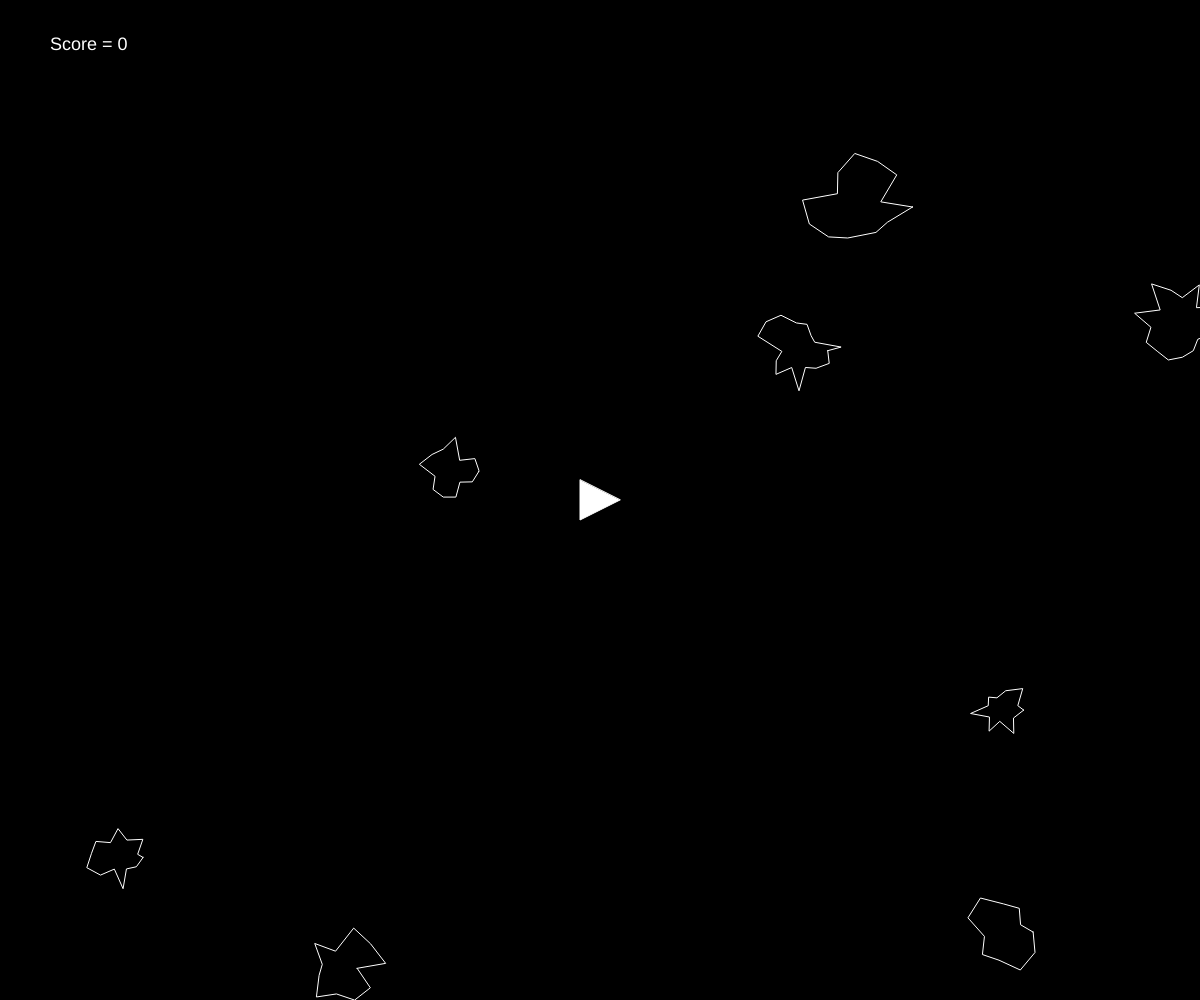
Frame 1 (no input)
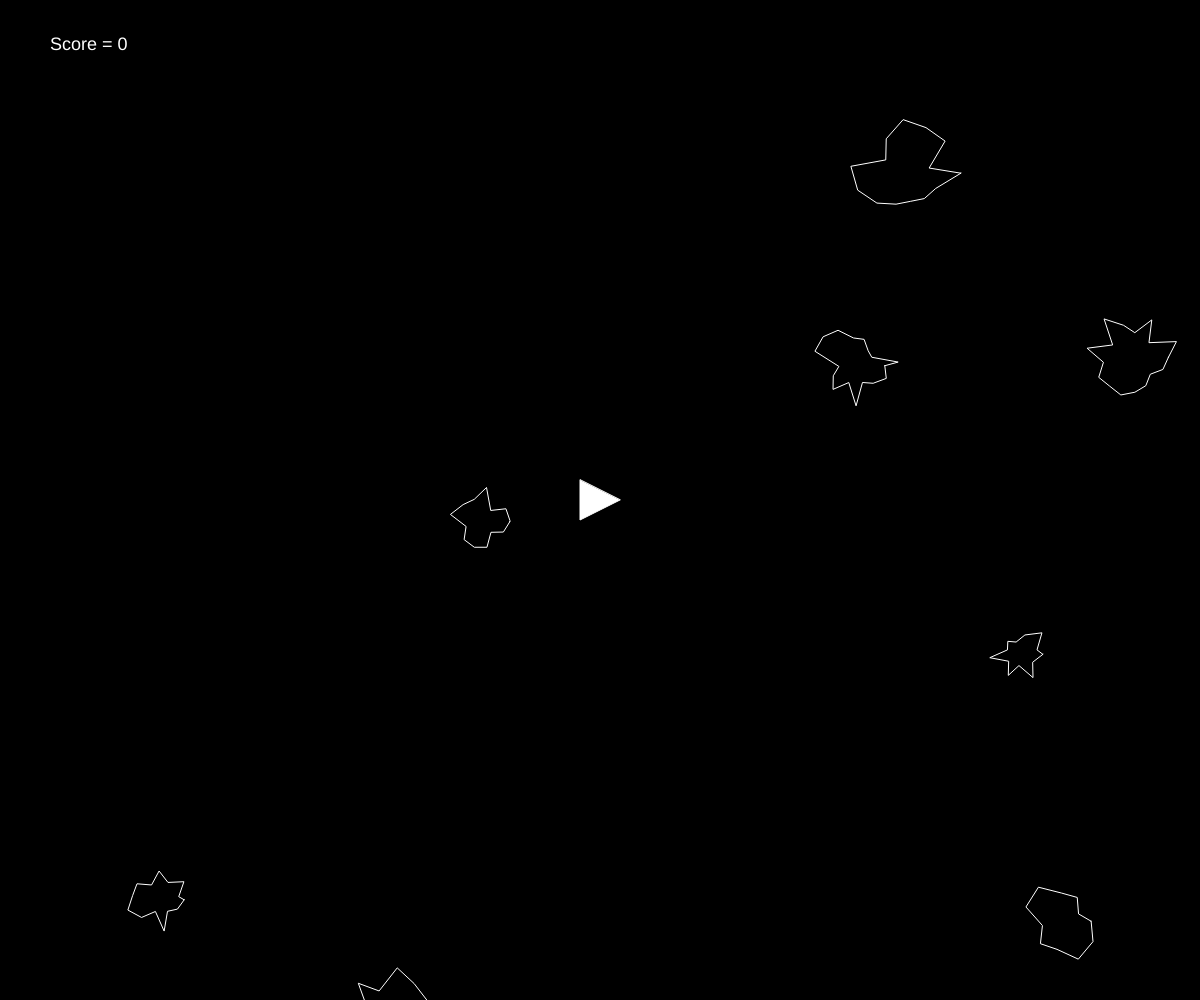
Frame 60 (no input)
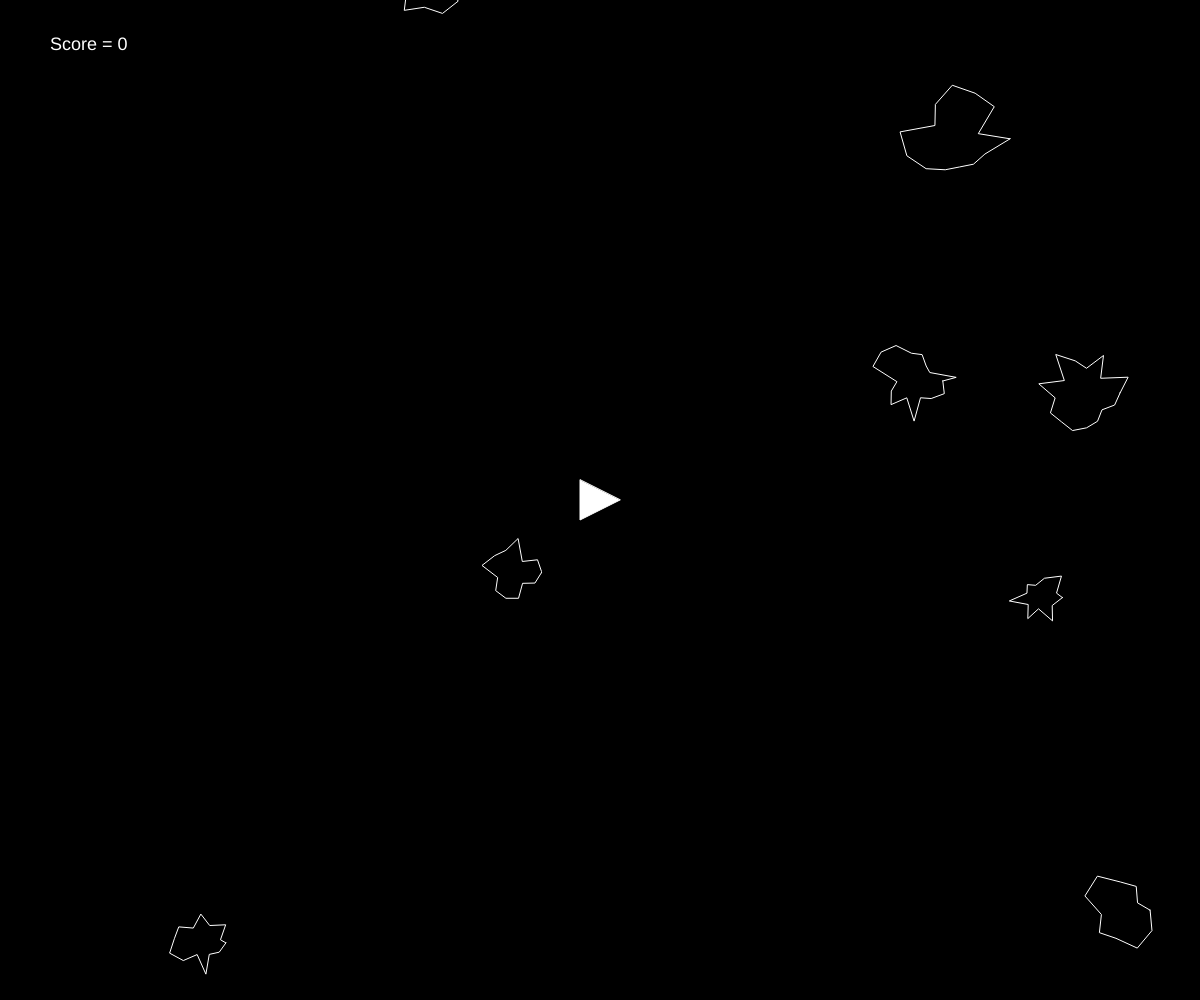
Frame 120 (the mouse pressed at the canvas centre since frame 60)

The p5.js sketch that drew these frames (run headless with seeded random() and noise() and a simulated clock; from frame 60 on, the mouse is pressed at the canvas centre):

// p5.js sketch
// ── sketch.js
var ship;
var asteroids = [];
var lasers = [];
var score = 0;

function setup() {
  createCanvas(windowWidth, windowHeight);
  ship = new Ship();
  for (var i = 0; i < 8; i++) {
    asteroids.push(new Asteroid());
  }
}

function draw() { //showing the playspace
  background(0);

  for (var i = 0; i < asteroids.length; i++) {
    if (ship.hits(asteroids[i])) {
      console.log('ooops!'); 

    }
    asteroids[i].render();
    asteroids[i].update();
    asteroids[i].edges();


  }

  for (var i = lasers.length - 1; i >= 0; i--) {
    lasers[i].render();
    lasers[i].update();
    if (lasers[i].offscreen()) {
      lasers.splice(i, 1);
    } else {
      for (var j = asteroids.length - 1; j >= 0; j--) { //what happens if laser makes contact with asteroid. Both scoring in line 40 and breaking of asteroids
        if (lasers[i].hits(asteroids[j])) {
          if (asteroids[j].r > 10) {
            var newAsteroids = asteroids[j].breakup();
            asteroids = asteroids.concat(newAsteroids);
            score += 1;
          }
          asteroids.splice(j, 1);
          lasers.splice(i, 1);
          break;
        }
      }
    }
  }

  console.log(lasers.length);

  ship.render();
  ship.turn();
  ship.update();
  ship.edges();

  fill(255);
  textSize(18);
  text('Score = ' + score, 50, 50); //scoring system visualization


}

function keyReleased() { //what the program will do if the key is released. This will prevent constant rotation from ship if the right or left arrow is pressed
  ship.setRotation(0);
  ship.boosting(false);
}

function keyPressed() { //movement of ship using key presses
  if (key == ' ') {
    lasers.push(new Laser(ship.pos, ship.heading));
  } else if (keyCode == RIGHT_ARROW) {
    ship.setRotation(0.1);
  } else if (keyCode == LEFT_ARROW) {
    ship.setRotation(-0.1);
  } else if (keyCode == UP_ARROW) {
    ship.boosting(true);
  }
}

// ── asteroid.js
function Asteroid(pos, r) {
  if (pos) {
    this.pos = pos.copy();
  } else {
  	this.pos = createVector(random(width), random(height));
  }
  if (r) {
    this.r = r * 0.5;
  } else {
    this.r = random(20,50); //size of asteroid 
  }


  this.vel = p5.Vector.random2D();
  this.total = (random(10, 20));
  this.offset = [];
  for (var i = 0; i < this.total; i++) {
    this.offset[i] = random(-this.r * 0.5, this.r * 0.5);
  }

  this.update = function() {
    this.pos.add(this.vel);
  }

  this.render = function() { //asteroid shape
    push();
    stroke(255);
    noFill();
    translate(this.pos.x, this.pos.y);
    //ellipse(0, 0, this.r * 2);
    beginShape();
    for (var i = 0; i < this.total; i++) {
      var angle = map(i, 0, this.total, 0, TWO_PI);
      var r = this.r + this.offset[i];
      var x = r * cos(angle);
      var y = r * sin(angle);
      vertex(x, y);
    }
    endShape(CLOSE);


    pop();
  }

  this.breakup = function() { //creates two new smaller asteroids when the asteroid makes contact with laser
    var newA = [];
    newA[0] = new Asteroid(this.pos, this.r);
    newA[1] = new Asteroid(this.pos, this.r);
    return newA;
  }

  this.edges = function() { //creates the edges for the asteroids and dictates asteroid location when asteroid passes edge of screen
    if (this.pos.x > width + this.r) {
      this.pos.x = -this.r;
    } else if (this.pos.x < -this.r) {
      this.pos.x = width + this.r;
    }
    if (this.pos.y > height + this.r) {
      this.pos.y = -this.r;
    } else if (this.pos.y < -this.r) {
      this.pos.y = height + this.r;
    }
  }

}

// ── laser.js
function Laser(spos, angle) {
  this.pos = createVector(spos.x, spos.y);
  this.vel = p5.Vector.fromAngle(angle);
  this.vel.mult(10);

  this.update = function() {
    this.pos.add(this.vel);
  }
  this.render = function() { //shape and color of laser
    push();
    stroke(0,255,255);
  	strokeWeight(4);
    point(this.pos.x, this.pos.y);
    pop();
  }

  this.hits = function(asteroid) { //dictates the rule of if the laser and asteroid make contact
    var d = dist(this.pos.x, this.pos.y, asteroid.pos.x, asteroid.pos.y);
    if (d < asteroid.r) { //if distance is less than the radius of the asteroid -- will be variable due to differing sizes of asteroids
      return true;
    } else {
      return false;
    }
  }

  this.offscreen = function() { 
    if (this.pos.x > width || this.pos.x < 0) {
      return true;
    }
    if (this.pos.y > height || this.pos.y < 0) {
      return true;
    }
    return false;
  }


}

// ── ship.js
function Ship() {
  this.pos = createVector(width / 2, height / 2); //starting location of ship
  this.r = 20;
  this.heading = 0;
  this.rotation = 0;
  this.vel = createVector(0, 0);
  this.isBoosting = false;

  this.boosting = function(b) {
    this.isBoosting = b;
  }

  this.update = function() {
    if (this.isBoosting) {
      this.boost();
    }
    this.pos.add(this.vel);
    this.vel.mult(0.99);
  }

  this.boost = function() {
    var force = p5.Vector.fromAngle(this.heading);
    force.mult(0.1);
    this.vel.add(force);
  }

  this.hits = function(asteroid) { //if ship hits asteroid
    var d = dist(this.pos.x, this.pos.y, asteroid.pos.x, asteroid.pos.y);
    if (d < this.r + asteroid.r) {
      return true;
    } else {
      return false;
    }
  }

  this.render = function() { //drawing the actual ship now that movement has been established
    push();
    translate(this.pos.x, this.pos.y);
    rotate(this.heading + PI / 2);
    fill(255);
    stroke(255);
    triangle(-this.r, this.r, this.r, this.r, 0, -this.r);
    pop();
  }

  this.edges = function() { //behavior of ship if it cross edge of window -- similar to asteroid rules
    if (this.pos.x > width + this.r) {
      this.pos.x = -this.r;
    } else if (this.pos.x < -this.r) {
      this.pos.x = width + this.r;
    }
    if (this.pos.y > height + this.r) {
      this.pos.y = -this.r;
    } else if (this.pos.y < -this.r) {
      this.pos.y = height + this.r;
    }
  }

  this.setRotation = function(a) {
    this.rotation = a;
  }

  this.turn = function() {
    this.heading += this.rotation;
  }

}
